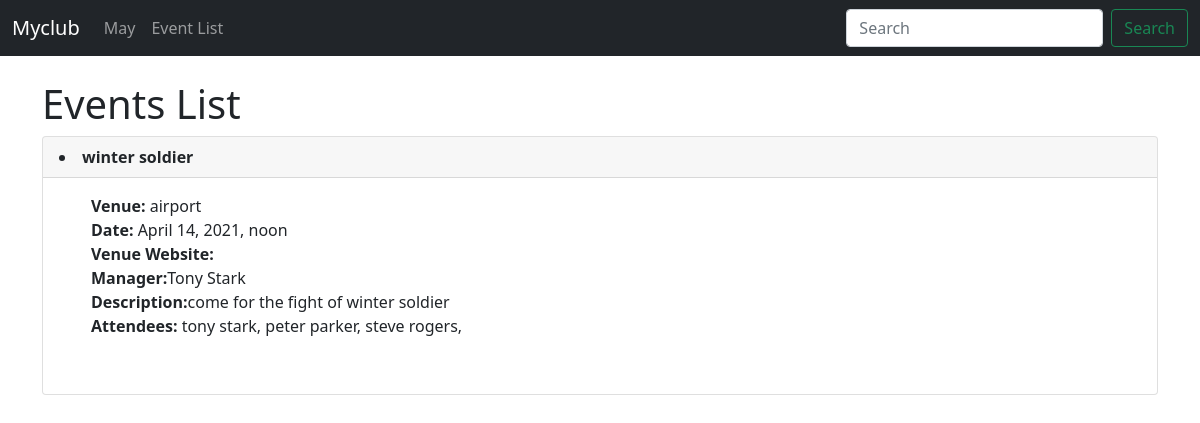
Before: /events with the older database file.
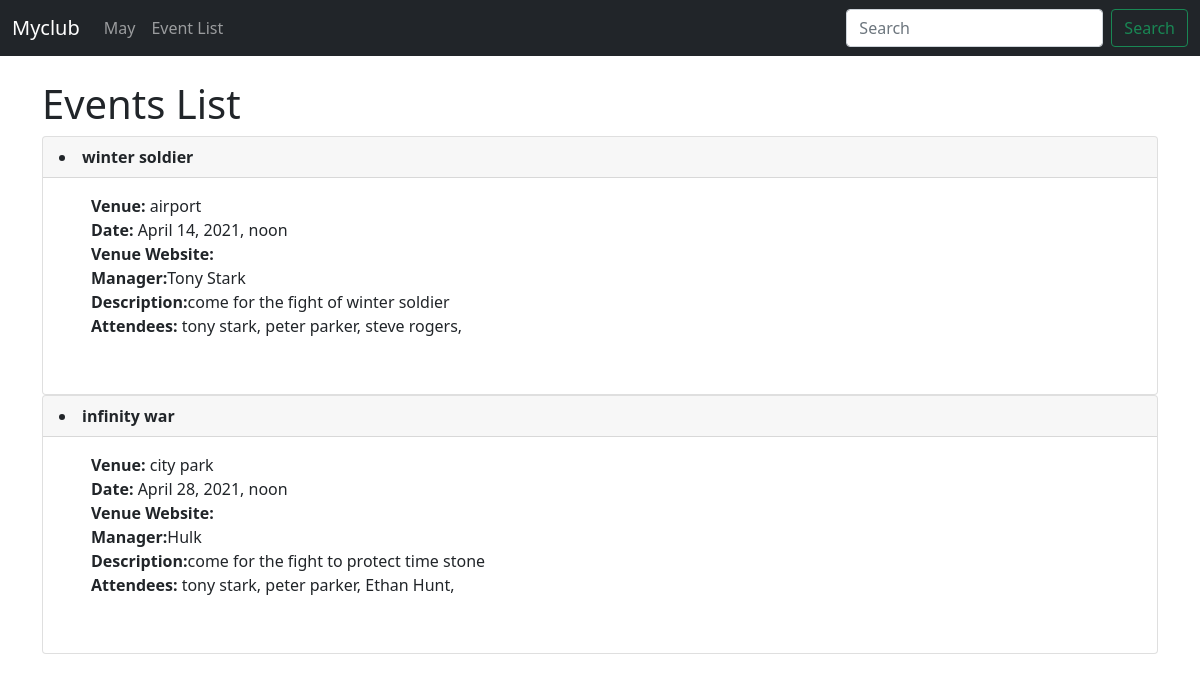
After: the same page with the newer database file.
### events/models.py (models this page shows)
class Event(models.Model):
    name = models.CharField('Event Name', max_length=120)
    event_date = models.DateTimeField('Event Date')
    venue = models.ForeignKey(Venue,blank=True,null=True,on_delete=models.CASCADE)
    manager = models.CharField(max_length=120)
    description = models.TextField(blank=True)
    attendees = models.ManyToManyField(MyclubUser,blank=True)
    def __str__(self):
        return self.name

class Venue(models.Model):
    name =models.CharField('Venue Name',max_length=120)
    address = models.CharField(max_length=300)
    zip_code = models.CharField('Zip Code',max_length=15)
    phone = models.CharField('Contact Phone',max_length=20)
    web = models.URLField('Website Address')
    email_adress = models.EmailField('Email Address')
    def __str__(self):
        return self.name

class MyclubUser(models.Model):
    first_name = models.CharField(max_length=30)
    last_name = models.CharField(max_length=30)
    email = models.EmailField('User Email')
    def __str__(self):
        return self.first_name +' '+self.last_name

### events/views.py (the view)
# urls.py: path('events',views.all_events,name='events-list'),
def all_events(request):
    event_list=Event.objects.all()
    return render(request,'events/events_list.html',{'event_list':event_list})

### templates/events/events_list.html (shortened to what this page needs)
{% extends 'events/base.html' %}
{% block content %}
<h1>Events List</h1>
{% for event in event_list %}
<div class="card">
    <div class="card-header">
        <strong><li>{{  event }}</li></strong>
    </div>
    <div class="card-body">
      <ul>
        <strong>Venue:</strong> {{  event.venue }} <br>
        <strong>Date:</strong> {{   event.event_date }} <br>
        <strong>Venue Website:</strong> {{  event.web }} <br>
        <strong>Manager:</strong>{{  event.manager }} <br>
        <strong>Description:</strong>{{  event.description }} <br>
        <strong>Attendees:</strong>
        {% for user in event.attendees.all  %}
         {{ user  }},
            {% endfor %}
    </ul>
    <br>
    </div>
  </div>
{% endfor %}
{% endblock %}

### templates/events/base.html (shortened to what this page needs)
<!doctype html>
<html lang="en">
  <head>
    <link href="https://cdn.jsdelivr.net/npm/bootstrap@5.0.0-beta3/dist/css/bootstrap.min.css" rel="stylesheet">
  </head>
  <body>
    {% include 'events/navbar.html' %}
    <br>
    <div class="container">
      {% block content %}
      {% endblock %}
    </div>
  </body>
</html>

### templates/events/navbar.html (shortened to what this page needs)
<nav class="navbar navbar-expand-lg navbar-dark bg-dark">
    <div class="container-fluid">
      <a class="navbar-brand" href="{% url 'home' %}">Myclub</a>
      <div class="collapse navbar-collapse" id="navbarSupportedContent">
        <ul class="navbar-nav me-auto mb-2 mb-lg-0">
          <li class="nav-item">
            <a class="nav-link" href="{% url 'home' '2021' 'May' %}">May</a>
          </li>
          <li class="nav-item">
            <a class="nav-link" href="{% url 'events-list' %}">Event List</a>
          </li>
        </ul>
        <form class="d-flex">
          <input class="form-control me-2" type="search" placeholder="Search" aria-label="Search">
          <button class="btn btn-outline-success" type="submit">Search</button>
        </form>
      </div>
    </div>
  </nav>

Changed rows visible on the page:
added Event: name "infinity war", venue "city park", event_date "April 28, 2021, noon", manager "Hulk", description "come for the fight to protect time stone", MyclubUser (first_name+last_name "tony stark"), MyclubUser (first_name+last_name "peter parker")
now on this page (row unchanged): MyclubUser: first_name+last_name "Ethan Hunt", shown under "infinity war"
